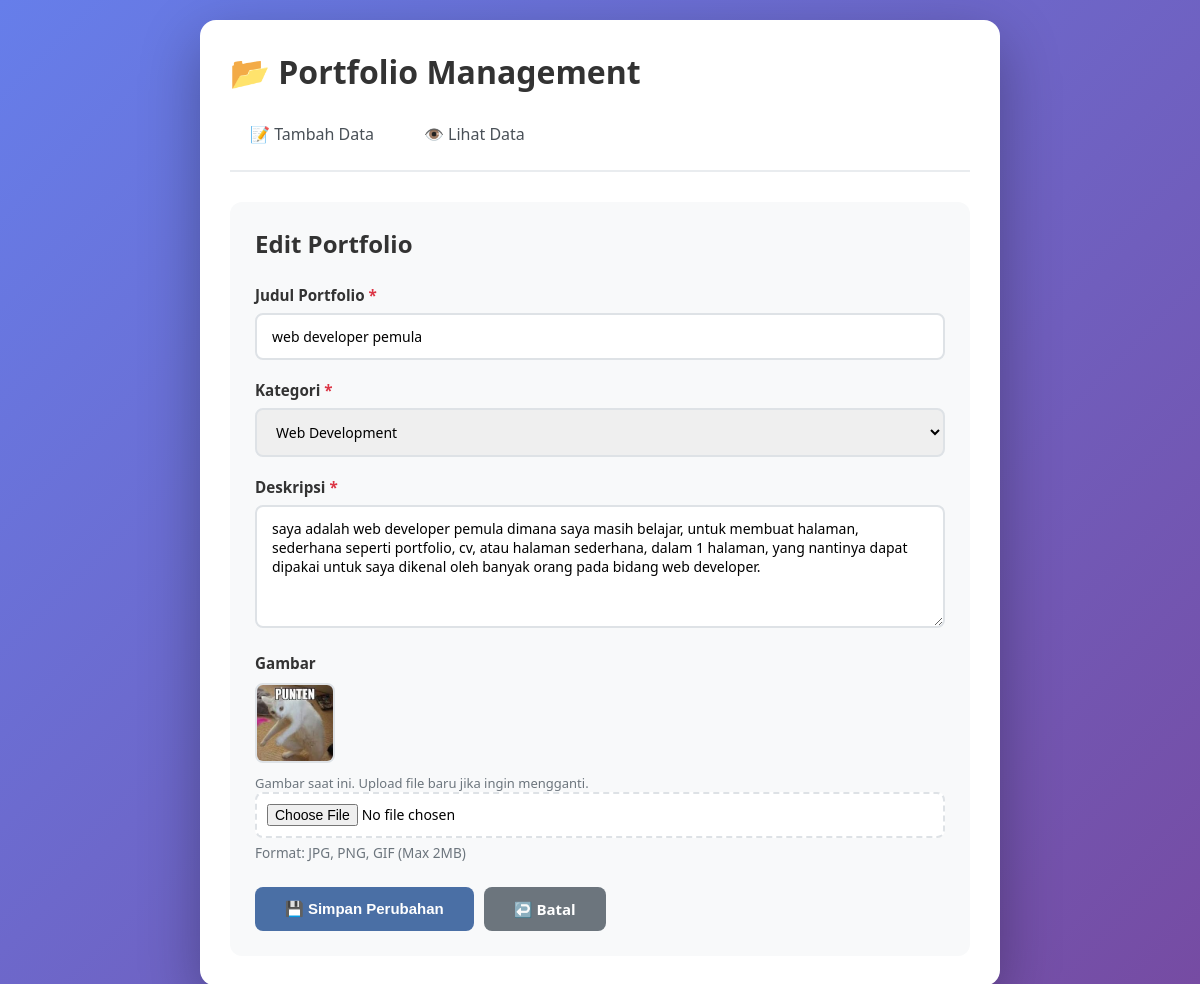
The page /edit.php?id=1 on the database its author committed.
### tables this page shows
CREATE TABLE `portfolio` (
  `id` int NOT NULL,
  `judul` varchar(255) NOT NULL,
  `deskripsi` text,
  `gambar` varchar(255) DEFAULT NULL,
  `kategori` varchar(100) DEFAULT NULL,
  `created_at` timestamp NULL DEFAULT CURRENT_TIMESTAMP
);

### edit.php (the view, shortened to what this page needs)
<?php
require_once 'db.php';
$id = isset($_GET['id']) ? (int) $_GET['id'] : 0;
$sql = "SELECT * FROM portfolio WHERE id = $id LIMIT 1";
$result = mysqli_query($conn, $sql);
$data = mysqli_fetch_assoc($result);
$kategori_list = [
    'Web Development',
    'Mobile Apps',
    'UI/UX Design',
    'Graphic Design',
    'Photography',
    'Other',
];
?>
<!DOCTYPE html>
<html lang="id">
<head>
    <link rel="stylesheet" href="style.css">
</head>
<body>
    <div class="container">
        <h1>📂 Portfolio Management</h1>
        <div class="nav-menu">
            <a href="index.html">📝 Tambah Data</a>
            <a href="view.php">👁️ Lihat Data</a>
        </div>
        <div class="form-container">
            <h2>Edit Portfolio</h2>
            <form id="portfolioForm" action="update.php" method="POST" enctype="multipart/form-data">
                <div class="form-group">
                    <label for="judul">Judul Portfolio <span class="required">*</span></label>
                    <input type="text" id="judul" name="judul" value="<?= htmlspecialchars($data['judul']) ?>" placeholder="Masukkan judul portfolio" required>
                </div>
                <div class="form-group">
                    <label for="kategori">Kategori <span class="required">*</span></label>
                    <select id="kategori" name="kategori" required>
                        <?php foreach ($kategori_list as $kategori): ?>
                            <option value="<?= htmlspecialchars($kategori) ?>" <?= $data['kategori'] === $kategori ? 'selected' : '' ?>>
                                <?= htmlspecialchars($kategori) ?>
                            </option>
                        <?php endforeach; ?>
                    </select>
                </div>
                <div class="form-group">
                    <label for="deskripsi">Deskripsi <span class="required">*</span></label>
                    <textarea id="deskripsi" name="deskripsi" rows="5" placeholder="Tulis deskripsi portfolio..." required><?= htmlspecialchars($data['deskripsi']) ?></textarea>
                </div>
                <div class="form-group">
                    <label for="gambar">Gambar</label>
                    <?php if ($data['gambar'] && file_exists('uploads/' . $data['gambar'])): ?>
                        <div class="current-image">
                            <img src="uploads/<?= htmlspecialchars($data['gambar']) ?>" alt="Gambar saat ini">
                            <p>Gambar saat ini. Upload file baru jika ingin mengganti.</p>
                        </div>
                    <?php else: ?>
                        <p class="helper-text" style="margin-bottom: 8px;">Belum ada gambar.</p>
                    <?php endif; ?>
                    <input type="file" id="gambar" name="gambar" accept="image/*">
                    <small class="helper-text">Format: JPG, PNG, GIF (Max 2MB)</small>
                </div>
                <div class="form-actions">
                    <button type="submit" class="btn btn-primary">💾 Simpan Perubahan</button>
                    <a href="detail.php?id=<?= $data['id'] ?>" class="btn btn-secondary">↩️ Batal</a>
                </div>
            </form>
        </div>
    </div>
</body>
</html>

### style.css (style rules this page uses)
* { margin: 0; padding: 0; box-sizing: border-box; }
body { font-family: 'Segoe UI', Tahoma, Geneva, Verdana, sans-serif; background: linear-gradient(135deg, #667eea 0%, #764ba2 100%); min-height: 100vh; padding: 20px; }
.container { max-width: 800px; margin: 0 auto; background: white; border-radius: 16px; padding: 30px; box-shadow: 0 20px 60px rgba(0, 0, 0, 0.3); animation: slideIn 0.5s ease-out; }
h1 { color: #333; margin-bottom: 20px; font-size: 2em; }
.nav-menu { display: flex; gap: 10px; margin-bottom: 30px; border-bottom: 2px solid #e9ecef; padding-bottom: 15px; }
.nav-menu a { padding: 10px 20px; text-decoration: none; color: #495057; border-radius: 8px; transition: all 0.3s ease; font-weight: 500; }
.form-container { background: #f8f9fa; padding: 25px; border-radius: 12px; }
.form-container h2 { color: #333; margin-bottom: 25px; font-size: 1.5em; }
.form-group { margin-bottom: 20px; }
.form-group label { display: block; margin-bottom: 8px; color: #333; font-weight: 600; font-size: 0.95em; }
.required { color: #dc3545; font-weight: bold; }
.form-group input, .form-group select, .form-group textarea { width: 100%; padding: 12px 15px; border: 2px solid #dee2e6; border-radius: 8px; font-size: 14px; transition: border-color 0.3s ease; font-family: inherit; }
.form-group textarea { resize: vertical; min-height: 100px; }
.helper-text { display: block; margin-top: 5px; color: #6c757d; font-size: 0.85em; }
input[type="file"] { padding: 10px; background: white; border: 2px dashed #dee2e6; cursor: pointer; }
.form-actions { display: flex; gap: 10px; margin-top: 25px; flex-wrap: wrap; }
.btn { padding: 12px 30px; border: none; border-radius: 8px; font-size: 15px; font-weight: 600; cursor: pointer; transition: all 0.3s ease; text-decoration: none; display: inline-flex; align-items: center; gap: 8px; }
.btn-primary { background: #4a6fa5; color: white; }
.btn-secondary { background: #6c757d; color: white; }

### edit.php (style rules this page uses)
.current-image { margin-top: 10px; }
.current-image img { width: 80px; height: 80px; object-fit: cover; border-radius: 8px; border: 2px solid #dee2e6; }
.current-image p { font-size: 13px; color: #6c757d; margin-top: 6px; }

### rows shown on the page
portfolio: judul "web developer pemula", kategori "Web Development", deskripsi "saya adalah web developer pemula dimana saya masih belajar, untuk membuat halaman, sederhana seperti portfolio, cv, atau halaman sederhana, dalam 1 halaman, yang nantinya dapat dipakai untuk saya dikenal oleh banyak orang pada bidang web developer.", gambar (picture)
